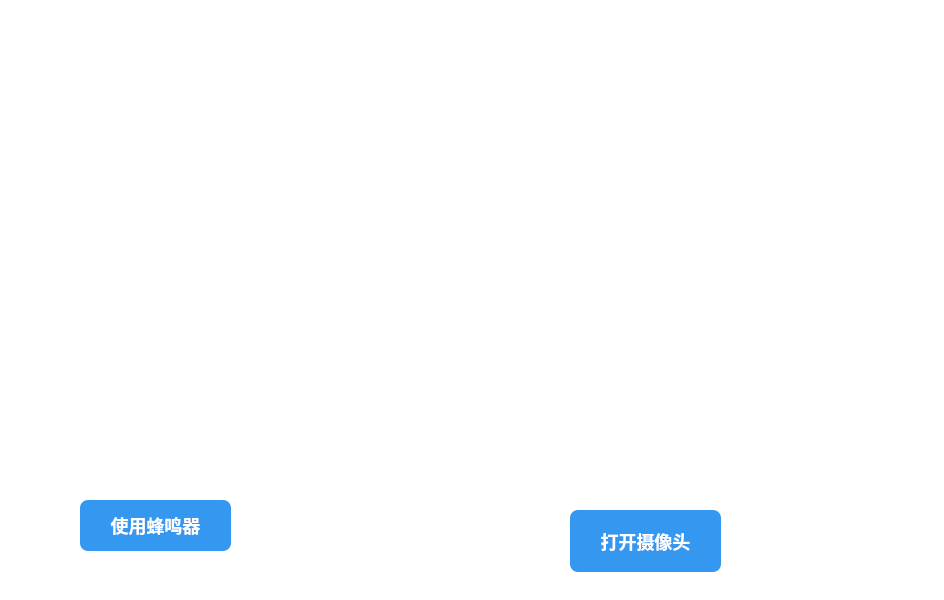
<?xml version="1.0" encoding="UTF-8"?>
<ui version="4.0">
 <class>Camera</class>
 <widget class="QWidget" name="Camera">
  <property name="geometry">
   <rect>
    <x>0</x>
    <y>0</y>
    <width>944</width>
    <height>600</height>
   </rect>
  </property>
  <property name="minimumSize">
   <size>
    <width>944</width>
    <height>600</height>
   </size>
  </property>
  <property name="maximumSize">
   <size>
    <width>944</width>
    <height>600</height>
   </size>
  </property>
  <property name="windowTitle">
   <string>Form</string>
  </property>
  <property name="styleSheet">
   <string notr="true">/* ===== 主窗口全局 ===== */
#Camera {
    background-color: transparent; /* 保留背景图 */
    font-family: &quot;微软雅黑&quot;, &quot;思源黑体&quot;, sans-serif;
}

/* 全局所有文字 统一白色 */
QLabel {
    font-size: 16px;
    color: #ffffff;
}

/* ===== 左侧距离预警卡片 ===== */
#widget {
    background-color: transparent;
	border-radius: 14px;
    border: none;
}

/* 主标题 */
QLabel#label_title {
    font-size: 36px;
    font-weight: 900;
    color: #ffffff;
}

/* 标题：后方障碍物相对距离 */
QLabel#label_tips {
    font-size: 24px;
    font-weight: 700;
    color: #ffffff;
}

/* 核心超大距离数字 */
QLabel#label_distance {
    font-size: 72px;
    font-weight: 900;
    color: #ffffff;
}

/* 警示小字：距离过近 */
QLabel#tip_warning {
    font-size: 22px;
    font-weight: bold;
    color: #ffffff;
}

/* 底部状态：蜂鸣器：已启用 */
QLabel#status_buzzer {
    font-size: 16px;
    color: #ffffff;
}

/* ===== 右侧摄像头画面卡片 —— 新加高级半透明底色 ===== */
#widget_2 {
    background-color: rgba(30, 30, 50, 0.6); /* 半透深蓝灰底色 */
    border-radius: 14px;
    border: 1px solid rgba(255, 255, 255, 0.2); /* 柔和白边 */
}

/* 标题：倒车影像视频画面 */
QLabel#label_introduce {
    font-size: 26px;
    font-weight: 700;
    color: #ffffff;
}

/* 右上角：摄像头：未开启 */
QLabel#camera_status {
    font-size: 15px;
    color: #ffffff;
}

/* 视频预览黑屏区域 —— 加半透底色 */
#camera_widget {
    border-radius: 8px;
    border: 1px solid rgba(255, 255, 255, 0.3);
}

/* ===== 所有按钮样式 ===== */
QPushButton {
    background-color: #3498f0;
    color: #ffffff;
    border: none;
    border-radius: 8px;
    padding: 10px 24px;
    font-size: 18px;
    font-weight: 600;
}

QPushButton:hover {
    background-color: #2187e0;
}

QPushButton:pressed {
    background-color: #1965c0;
}

/* 打开摄像头按钮 */
QPushButton#btn_camera_on {
    font-size: 18px;
    min-height: 42px;
}</string>
  </property>
  <widget class="QWidget" name="widget_02" native="true">
   <property name="geometry">
    <rect>
     <x>20</x>
     <y>90</y>
     <width>281</width>
     <height>501</height>
    </rect>
   </property>
   <property name="styleSheet">
    <string notr="true"/>
   </property>
   <widget class="QLabel" name="label_distance">
    <property name="geometry">
     <rect>
      <x>40</x>
      <y>70</y>
      <width>181</width>
      <height>111</height>
     </rect>
    </property>
    <property name="text">
     <string>100m</string>
    </property>
   </widget>
   <widget class="QLabel" name="tip_warning">
    <property name="geometry">
     <rect>
      <x>40</x>
      <y>190</y>
      <width>191</width>
      <height>51</height>
     </rect>
    </property>
    <property name="text">
     <string>距离过近，请减速</string>
    </property>
   </widget>
   <widget class="QPushButton" name="pushButton">
    <property name="geometry">
     <rect>
      <x>60</x>
      <y>410</y>
      <width>151</width>
      <height>51</height>
     </rect>
    </property>
    <property name="text">
     <string>使用蜂鸣器</string>
    </property>
   </widget>
   <widget class="QWidget" name="layoutWidget">
    <property name="geometry">
     <rect>
      <x>0</x>
      <y>10</y>
      <width>281</width>
      <height>42</height>
     </rect>
    </property>
    <layout class="QHBoxLayout" name="horizontalLayout_2">
     <item>
      <widget class="QLabel" name="label">
       <property name="minimumSize">
        <size>
         <width>40</width>
         <height>40</height>
        </size>
       </property>
       <property name="maximumSize">
        <size>
         <width>40</width>
         <height>40</height>
        </size>
       </property>
       <property name="styleSheet">
        <string notr="true">border-image: url(:/img/雷达.png);</string>
       </property>
       <property name="text">
        <string/>
       </property>
      </widget>
     </item>
     <item>
      <widget class="QLabel" name="label_tips">
       <property name="text">
        <string>后方障碍物相对距离</string>
       </property>
      </widget>
     </item>
    </layout>
   </widget>
   <widget class="QWidget" name="layoutWidget">
    <property name="geometry">
     <rect>
      <x>10</x>
      <y>320</y>
      <width>201</width>
      <height>32</height>
     </rect>
    </property>
    <layout class="QHBoxLayout" name="horizontalLayout_3">
     <item>
      <widget class="QLabel" name="label_buzzer">
       <property name="minimumSize">
        <size>
         <width>30</width>
         <height>30</height>
        </size>
       </property>
       <property name="maximumSize">
        <size>
         <width>30</width>
         <height>30</height>
        </size>
       </property>
       <property name="styleSheet">
        <string notr="true">border-image: url(:/img/声音.png);</string>
       </property>
       <property name="text">
        <string/>
       </property>
      </widget>
     </item>
     <item>
      <widget class="QLabel" name="status_buzzer">
       <property name="text">
        <string>蜂鸣器已启用</string>
       </property>
      </widget>
     </item>
    </layout>
   </widget>
  </widget>
  <widget class="QWidget" name="widget_03" native="true">
   <property name="geometry">
    <rect>
     <x>320</x>
     <y>100</y>
     <width>611</width>
     <height>491</height>
    </rect>
   </property>
   <property name="styleSheet">
    <string notr="true"/>
   </property>
   <widget class="QWidget" name="camera_widget" native="true">
    <property name="geometry">
     <rect>
      <x>30</x>
      <y>50</y>
      <width>561</width>
      <height>351</height>
     </rect>
    </property>
    <property name="styleSheet">
     <string notr="true"/>
    </property>
   </widget>
   <widget class="QPushButton" name="btn_camera_on">
    <property name="geometry">
     <rect>
      <x>250</x>
      <y>410</y>
      <width>151</width>
      <height>62</height>
     </rect>
    </property>
    <property name="text">
     <string>打开摄像头</string>
    </property>
   </widget>
   <widget class="QLabel" name="camera_status">
    <property name="geometry">
     <rect>
      <x>470</x>
      <y>20</y>
      <width>111</width>
      <height>20</height>
     </rect>
    </property>
    <property name="text">
     <string>摄像头：未开启</string>
    </property>
   </widget>
   <widget class="QWidget" name="layoutWidget">
    <property name="geometry">
     <rect>
      <x>10</x>
      <y>0</y>
      <width>256</width>
      <height>42</height>
     </rect>
    </property>
    <layout class="QHBoxLayout" name="horizontalLayout">
     <item>
      <widget class="QLabel" name="label_video_icon">
       <property name="minimumSize">
        <size>
         <width>40</width>
         <height>40</height>
        </size>
       </property>
       <property name="maximumSize">
        <size>
         <width>40</width>
         <height>40</height>
        </size>
       </property>
       <property name="styleSheet">
        <string notr="true">border-image: url(:/img/视频 (2).png);</string>
       </property>
       <property name="text">
        <string/>
       </property>
      </widget>
     </item>
     <item>
      <widget class="QLabel" name="label_introduce">
       <property name="text">
        <string>倒车影像视频画面</string>
       </property>
      </widget>
     </item>
    </layout>
   </widget>
  </widget>
  <widget class="QWidget" name="widget_01" native="true">
   <property name="geometry">
    <rect>
     <x>-40</x>
     <y>0</y>
     <width>971</width>
     <height>91</height>
    </rect>
   </property>
   <widget class="QLabel" name="label_title">
    <property name="geometry">
     <rect>
      <x>50</x>
      <y>10</y>
      <width>321</width>
      <height>41</height>
     </rect>
    </property>
    <property name="text">
     <string>倒车影像</string>
    </property>
   </widget>
  </widget>
 </widget>
 <resources/>
 <connections/>
</ui>
